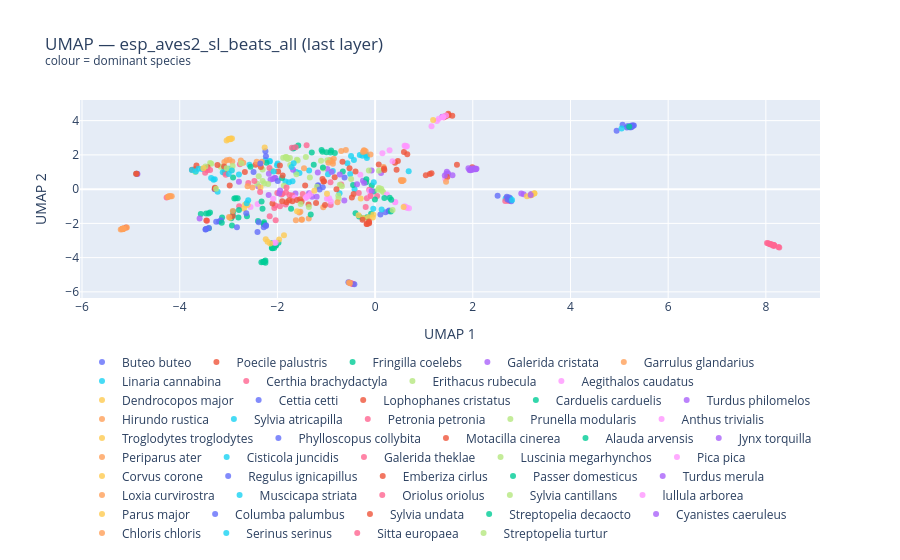

The notebook cell this image was saved under:
### Markdown cell above
## 4. UMAP Visualisation

### Code cell
hover = [
    f"{row.get('filename', row['path'].split('/')[-1])}<br>Species: {', '.join(row['species'])}"
    for _, row in df.iterrows()
]
dom_labels = df["dominant_species"].tolist()

fig_beats = plot_umap(
    beats_embs,
    labels=dom_labels,
    title=f"UMAP — {BEATS_MODEL} (last layer)<br><sup>colour = dominant species</sup>",
    hover_text=hover,
)
fig_beats.show()
fig_umap_beats_static = plot_umap_static(
    beats_embs, labels=dom_labels, title=f"UMAP — {BEATS_MODEL} (last layer) — static"
)
display(fig_umap_beats_static)
